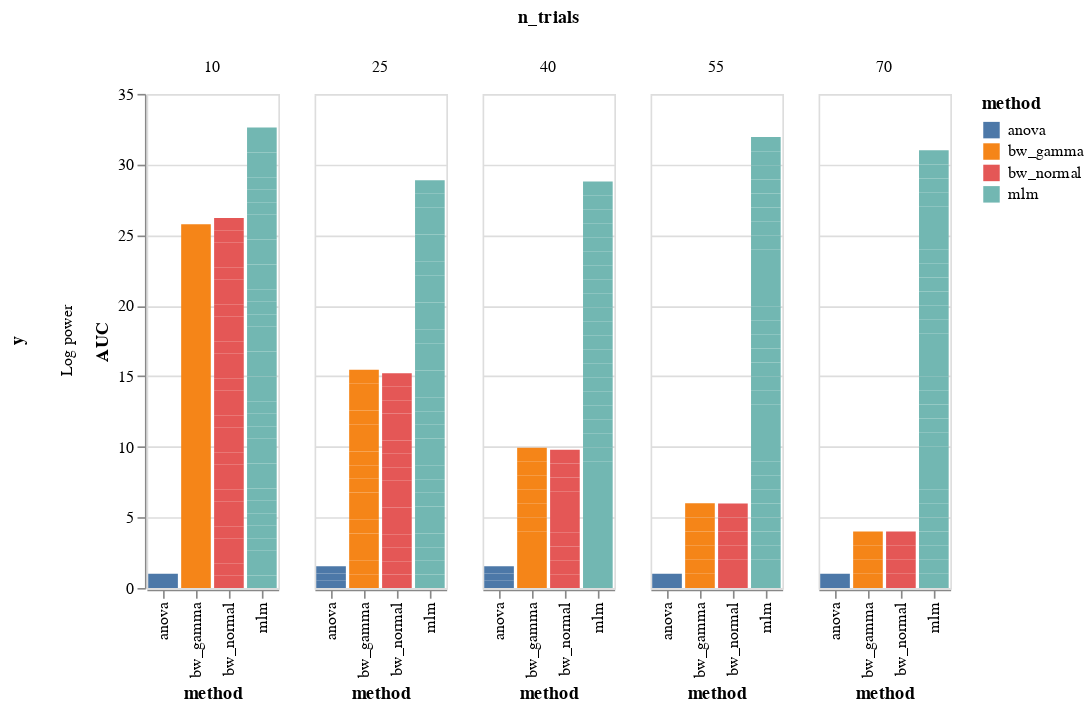
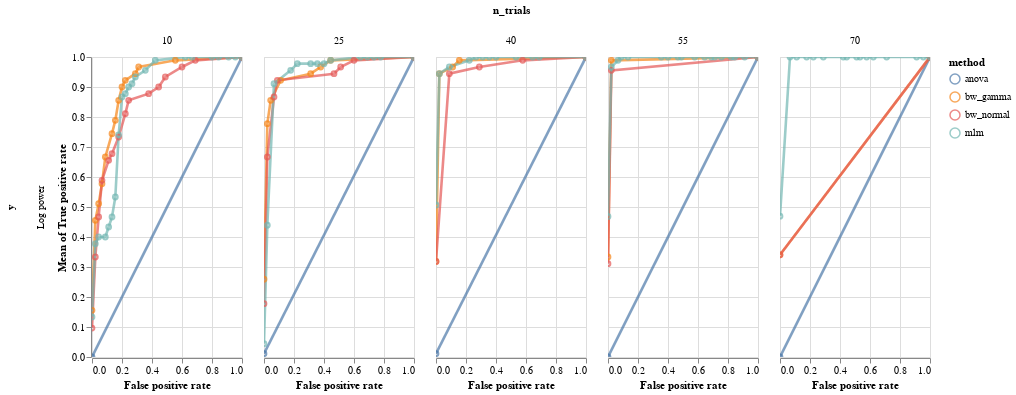

The cell these charts' notebook holds for them, in order:
### Markdown cell above
### ROC curve

### Code cell
df = model_comparison.make_roc_auc(reslog, binary=False, groups=('method', 'y', 'n_trials'))

bars, roc = model_comparison.plot_roc(df)
bars.facet(column='n_trials', row='y').properties().display()
roc.facet(column='n_trials', row='y').properties()
# NBVAL_SKIP

### Figure 1 — Vega-Lite specification as saved in the notebook (floating-point values rounded to 4 significant figures; data arrays with more than 128 entries replaced by an {"elided": "..."} marker saying what was removed)
{"config": {"view": {"continuousWidth": 400, "continuousHeight": 300}}, "data": {"name": "data-c8508c9829d7a5b25d5bc00ad8acc39b"}, "facet": {"column": {"type": "quantitative", "field": "n_trials"}, "row": {"type": "nominal", "field": "y"}}, "spec": {"mark": "bar", "encoding": {"color": {"type": "nominal", "field": "method"}, "x": {"type": "nominal", "field": "method"}, "y": {"type": "quantitative", "field": "AUC"}}, "selection": {"selector004": {"type": "interval", "bind": "scales", "encodings": ["x", "y"]}}}, "$schema": "https://vega.github.io/schema/vega-lite/v4.8.1.json", "datasets": {"data-c8508c9829d7a5b25d5bc00ad8acc39b": {"elided": "301 records"}}}

### Figure 2 — Vega-Lite specification as saved in the notebook (floating-point values rounded to 4 significant figures; data arrays with more than 128 entries replaced by an {"elided": "..."} marker saying what was removed)
{"config": {"view": {"continuousWidth": 400, "continuousHeight": 300}}, "data": {"name": "data-c8508c9829d7a5b25d5bc00ad8acc39b"}, "facet": {"column": {"type": "quantitative", "field": "n_trials"}, "row": {"type": "nominal", "field": "y"}}, "spec": {"layer": [{"mark": {"type": "line", "opacity": 0.7, "size": 2.6}, "encoding": {"color": {"type": "nominal", "field": "method"}, "x": {"type": "quantitative", "field": "False positive rate"}, "y": {"type": "quantitative", "aggregate": "mean", "field": "True positive rate"}}, "selection": {"selector003": {"type": "interval", "bind": "scales", "encodings": ["x", "y"]}}}, {"mark": {"type": "point", "opacity": 0.7, "size": 22.6}, "encoding": {"color": {"type": "nominal", "field": "method"}, "x": {"type": "quantitative", "field": "False positive rate"}, "y": {"type": "quantitative", "aggregate": "mean", "field": "True positive rate"}}}], "width": 150}, "$schema": "https://vega.github.io/schema/vega-lite/v4.8.1.json", "datasets": {"data-c8508c9829d7a5b25d5bc00ad8acc39b": {"elided": "301 records"}}}
